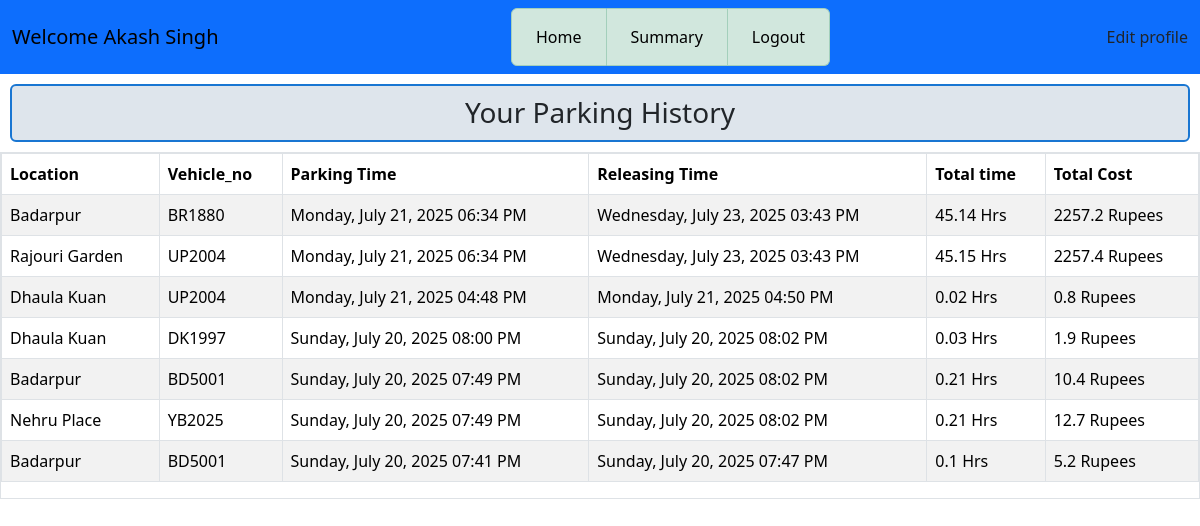
The app's page /user_summary/3, older data.
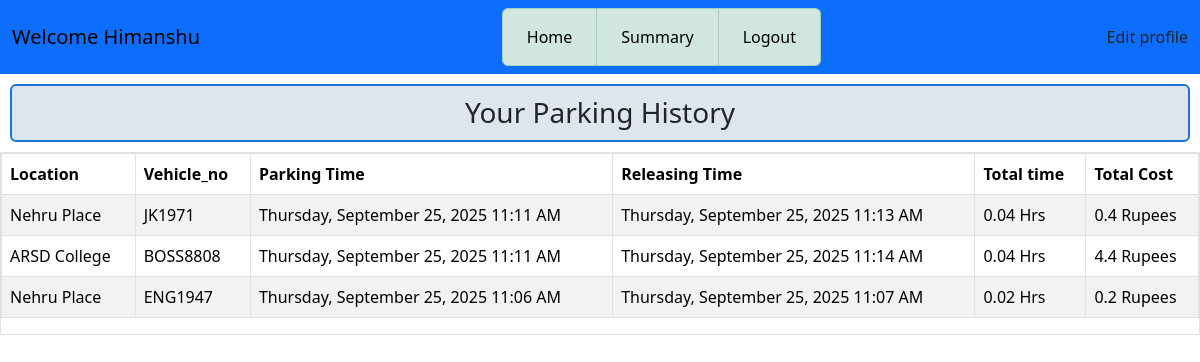
The same page, newer data.
### application/models.py (models this page shows)
class Users(db.Model):
    id = db.Column(db.Integer, primary_key=True, autoincrement=True)
    email = db.Column(db.String(50), unique=True, nullable=False)
    password = db.Column(db.String(50), nullable=False)
    fullname = db.Column(db.String(50), nullable=False)
    address = db.Column(db.String(400), nullable=False)
    pincode = db.Column(db.String(10), nullable=False)
    type = db.Column(db.String(10), nullable=False, default="user")  # 'user' or 'admin'

class Reserve(db.Model):
    id = db.Column(db.Integer, primary_key=True, autoincrement=True)
    user_id = db.Column(db.Integer, db.ForeignKey('users.id'), nullable=False)
    lot_id = db.Column(db.Integer, db.ForeignKey('lots.id'), nullable=False)
    spot_id = db.Column(db.String, db.ForeignKey('spots.id'), nullable=False)
    start_time = db.Column(db.DateTime)
    end_time = db.Column(db.DateTime)
    total_time = db.Column(db.Float)  # in hours
    location = db.Column(db.String(200), nullable=False)
    status = db.Column(db.String, default="released") # released or occupied
    cost = db.Column(db.Float)
    vehicle_no = db.Column(db.String(20), nullable=False)

### application/controllers.py (the view)
@app.route('/user_summary/<int:user_id>', methods=['GET'])
def user_summary(user_id):
    this_user = Users.query.get(user_id)
    reserve = Reserve.query.filter_by(user_id=user_id, status="released").order_by(Reserve.id.desc()).all()
    return render_template('summ_user.html', this_user=this_user, reserve=reserve)

### templates/summ_user.html (shortened to what this page needs)
<!DOCTYPE html>
<html lang="en">
<head>
    <link rel="stylesheet" href="/static/css/style.css">
    <link href="https://cdn.jsdelivr.net/npm/bootstrap@5.3.7/dist/css/bootstrap.min.css" rel="stylesheet">
</head>
<body>
    <div id ="main">
        <div id ="canvas" class="overflow-auto">
            <nav class="navbar navbar-expand-lg bg-primary">
                <div class="container-fluid">
                    <div class="navbar-brand" >Welcome {{this_user.fullname}}</div>
                    <div class="collapse navbar-collapse" id="navbarSupportedContent">
                        <ul class="navbar-nav mx-auto mb-2 mb-lg-0 list-group list-group-horizontal text-center">
                            <li class="nav-item list-group-item  list-group-item-success">
                                <a class="nav-link active" aria-current="page" href="/user_dashboard/{{this_user.id}}">Home</a>
                            </li>
                            <li class="nav-item list-group-item  list-group-item-success">
                                <a class="nav-link active" aria-current="page" href="/user_summary/{{this_user.id}}">Summary</a>
                            </li>
                            <li class="nav-item list-group-item  list-group-item-success">
                                <a class="nav-link active" aria-current="page" href="/login">Logout</a>
                            </li>
                        </ul>
                        <a class="nav-link active" aria-current="page" href="/edit_profile/{{this_user.id}}">Edit profile</a>
                    </div>
                </div>
            </nav>
            <div id ="content" class="overflow-auto">
                    <h3 class="heading">Your Parking History</h3>
                    <div id="table1" class="border" >
                    <table class="table table-striped table-bordered" >
                        <thead>
                            <tr>
                                <th scope="col">Location</th>
                                <th scope="col">Vehicle_no</th>
                                <th scope="col">Parking Time</th>
                                <th scope="col">Releasing Time</th>
                                <th scope="col">Total time</th>
                                <th scope="col">Total Cost</th>
                            </tr>
                        </thead>
                            <tbody>
                                {% for his in reserve %}
                                <tr>
                                    <td>{{his.location}}</td>
                                    <td>{{his.vehicle_no}}</td>
                                    <td>{{his.start_time.strftime('%A, %B %d, %Y %I:%M %p') }}</td>
                                    <td>{{his.end_time.strftime('%A, %B %d, %Y %I:%M %p') }}</td>
                                    <td>{{his.total_time | round(2) }} Hrs</td>
                                    <td>{{his.cost | round(1)}} Rupees</td>
                                </tr>
                                {% endfor %}
                            </tbody>
                    </table>
                    </div>
            </div>
        </div>
    </div>
</body>
</html>

Row changes from the older to the newer data that the page shows:
removed Reserve: location "Badarpur", vehicle_no "BR1880", start_time "Monday, July 21, 2025 06:34 PM", end_time "Wednesday, July 23, 2025 03:43 PM", total_time "45.14", cost "2257.2"
removed Reserve: location "Rajouri Garden", vehicle_no "UP2004", start_time "Monday, July 21, 2025 06:34 PM", end_time "Wednesday, July 23, 2025 03:43 PM", total_time "45.15", cost "2257.4"
removed Reserve: location "Dhaula Kuan", vehicle_no "UP2004", start_time "Monday, July 21, 2025 04:48 PM", end_time "Monday, July 21, 2025 04:50 PM", total_time "0.02", cost "0.8"
no longer on this page (row edited): Reserve: location "Dhaula Kuan", vehicle_no "DK1997", start_time "Sunday, July 20, 2025 08:00 PM", end_time "Sunday, July 20, 2025 08:02 PM", total_time "0.03", cost "1.9"
no longer on this page (row edited): Reserve: location "Nehru Place", vehicle_no "YB2025", start_time "Sunday, July 20, 2025 07:49 PM", end_time "Sunday, July 20, 2025 08:02 PM", total_time "0.21", cost "12.7"
no longer on this page (row edited): Reserve: location "Badarpur", vehicle_no "BD5001", start_time "Sunday, July 20, 2025 07:41 PM", end_time "Sunday, July 20, 2025 07:47 PM", total_time "0.1", cost "5.2"
changed Users: fullname "Akash Singh" → "Himanshu"
now on this page (row edited): Reserve: location "Nehru Place", vehicle_no "JK1971", start_time "Thursday, September 25, 2025 11:11 AM", end_time "Thursday, September 25, 2025 11:13 AM", total_time "0.04", cost "0.4"
now on this page (row edited): Reserve: location "ARSD College", vehicle_no "BOSS8808", start_time "Thursday, September 25, 2025 11:11 AM", end_time "Thursday, September 25, 2025 11:14 AM", total_time "0.04", cost "4.4"
changed Reserve: location "Badarpur" → "Nehru Place"; vehicle_no "BD5001" → "ENG1947"; start_time "Sunday, July 20, 2025 07:49 PM" → "Thursday, September 25, 2025 11:06 AM"; end_time "Sunday, July 20, 2025 08:02 PM" → "Thursday, September 25, 2025 11:07 AM"; total_time "0.21" → "0.02"; cost "10.4" → "0.2"
